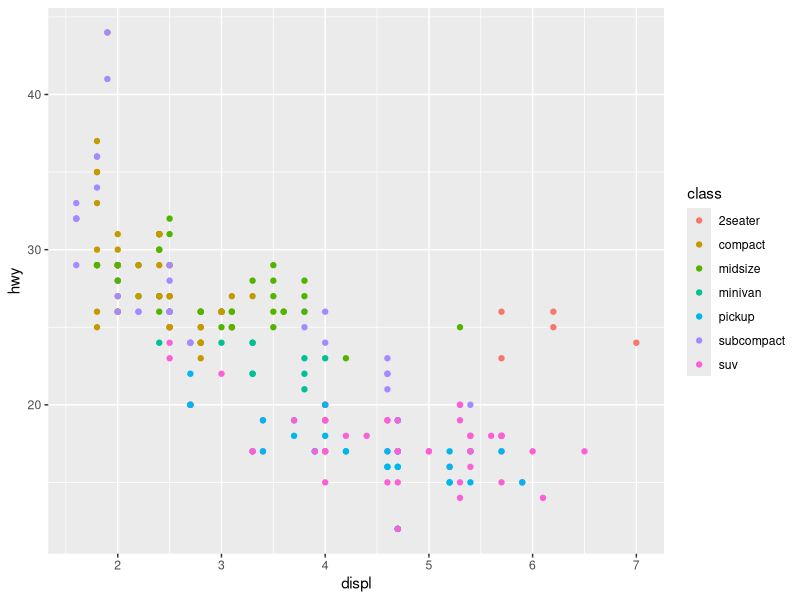
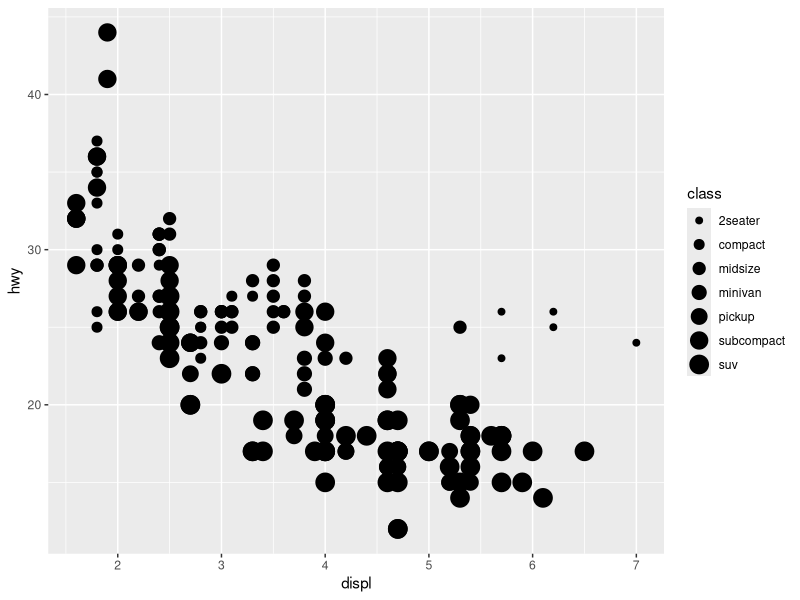
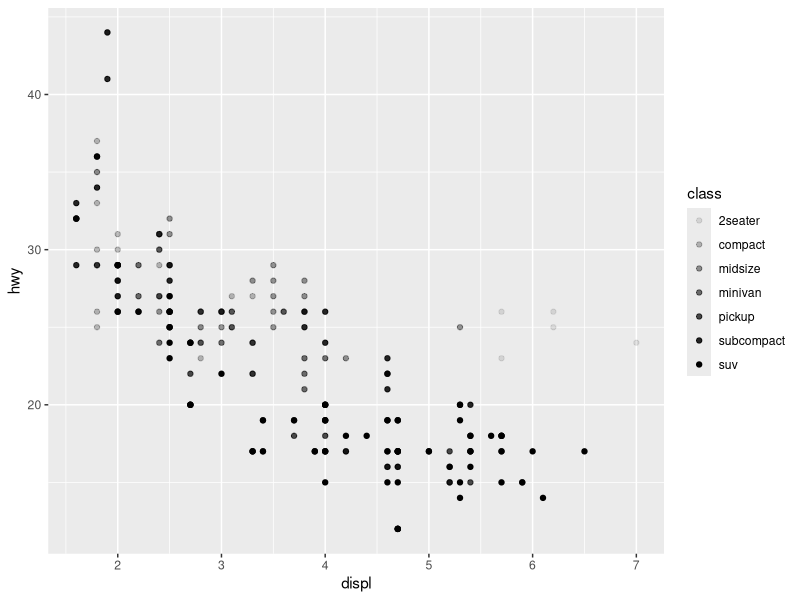
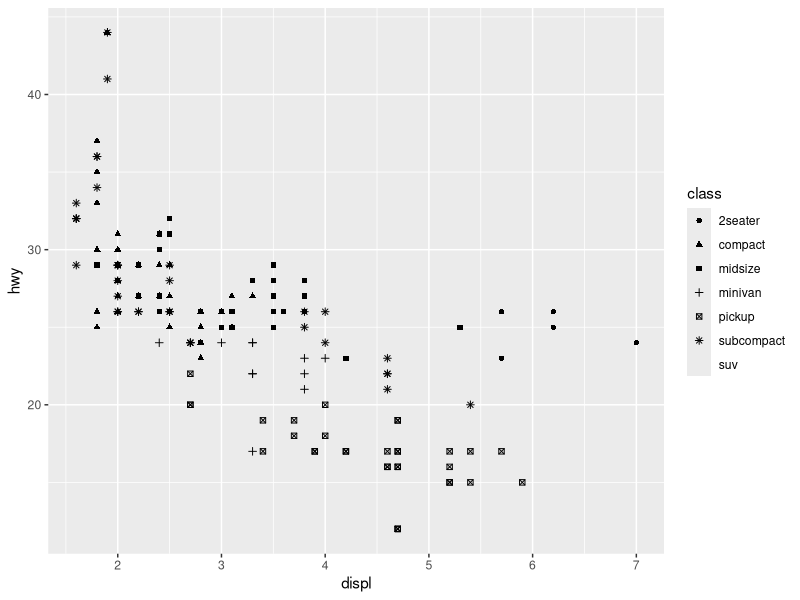
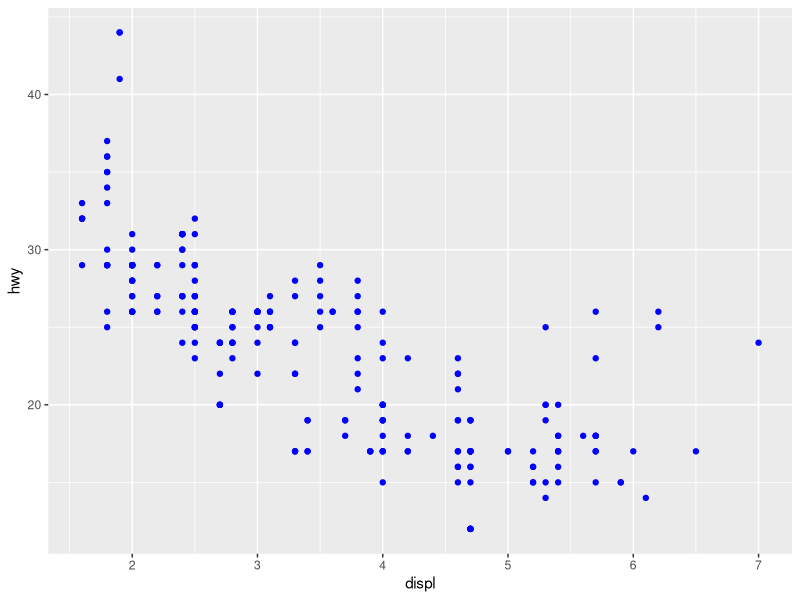
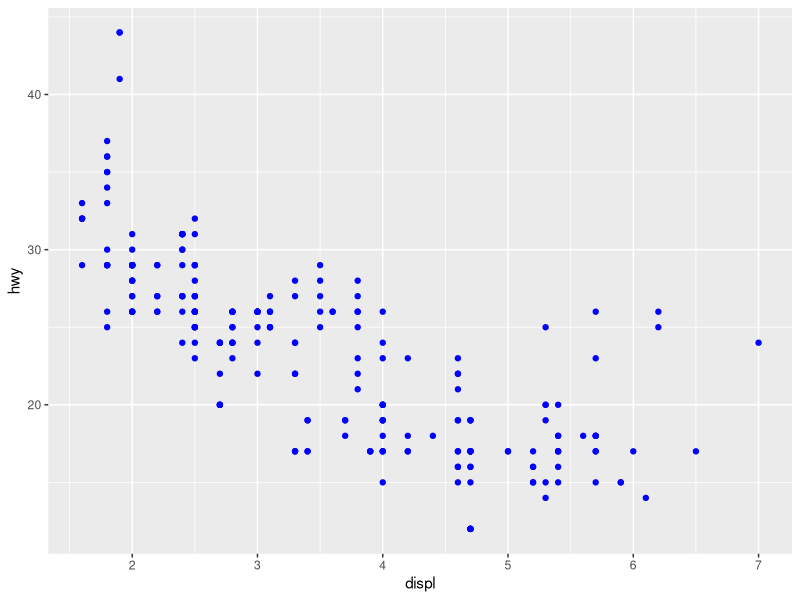
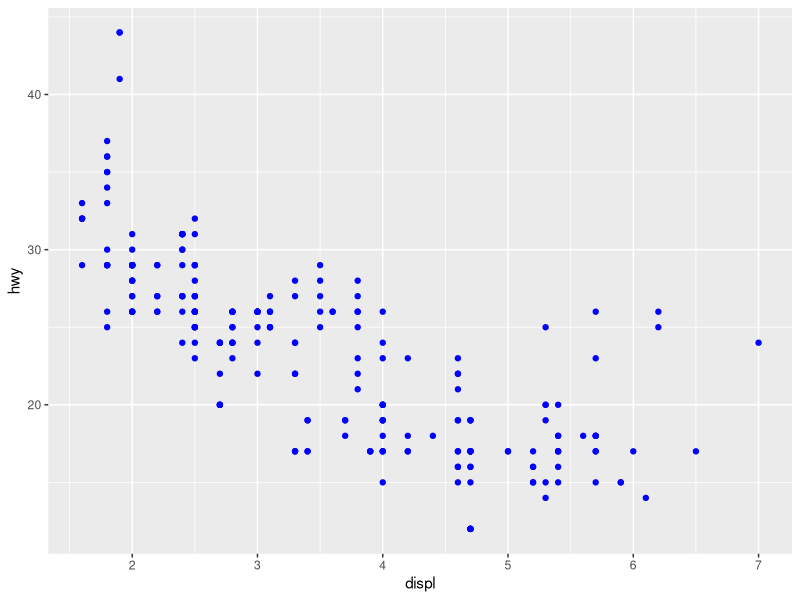

Generate these figures, in order, with R: (Note: this script raises an error after producing the figures.)
## ---- chunk 1
library(tidyverse)

knitr::opts_chunk$set(fig.height = 3, fig.width = 6)

Sys.setlocale(locale = "Lithuanian")
## ---- chunk 2
 ggplot(data = mpg) + 
    geom_point(mapping = aes(x = displ, y = hwy, color = class)) 
# Legenda pridedama automatiškai
## ---- chunk 3
ggplot(data = mpg) + 
     geom_point(mapping = aes(x = displ, y = hwy, size = class)) 
## ---- chunk 4
# alpha – permatomumo skalė
ggplot(data = mpg) + 
    geom_point(mapping = aes(x = displ, y = hwy, alpha = class)) 
# alpha - permatomumas
## ---- chunk 5
# shape – formų skalė
 ggplot(data = mpg) +
   geom_point(mapping = aes(x = displ, y = hwy, shape = class)) 
# Braižoma iki 6 formų tik 
## ---- chunk 6
ggplot(data = mpg) + 
     geom_point(mapping = aes(x = displ, y = hwy), color = "blue") 
# color išimame iš funkcijos, nuspalvimai visi taškai 
## ---- chunk 7
ggplot(data = mpg) + 
  geom_point(mapping = aes(x = displ, y = hwy), color = "blue")
# blue iskelti uz skliausteliu
## ---- chunk 8
?mpg
# manufacturer - kategorinis
# model - kategorinis
# displacement - kiekybinis tolydusis
# year - kiekybinis dikretusis
# number of cylinders - kiekybinis diskretusis
## ---- chunk 9
ggplot(data = mpg) + 
  geom_point(mapping = aes(x = displ, y = hwy), color = "blue")

#ggplot(data = mpg) + 
  #geom_point(mapping = aes(x = displ, y = cty), size = "hwy")

ggplot(data = mpg) + 
  geom_point(mapping = aes(x = displ, y = hwy), shape = "year")

## ---- chunk 10
ggplot(data = mpg) + 
  geom_point(mapping = aes(x = class, y = hwy), color = "blue")

ggplot(data = mpg) + 
 geom_point(mapping = aes(x = class, y = cty), shape = "fl")

ggplot(data = mpg) + 
 geom_point(mapping = aes(x = class, y = trans), size = "cty")
## ---- chunk 11
ggplot(data = mpg) + 
 geom_point(mapping = aes(x = displ, y = cty), stroke = 4)
# Naudotis help butinai. Stroke - taškų dydis


## ---- chunk 12
# Kelios skalės sudedamos į dvi legendas
ggplot(data = mpg) + 
  geom_point(mapping = aes(x = displ, y = hwy), color = "blue") +
 geom_point(mapping = aes(x = cyl, y = hwy), shape = "year")

## ---- chunk 13
# Sudedama į vieną legendą
ggplot(data = mpg) + 
  geom_point(mapping = aes(x = displ, y = hwy), color = "blue", shape = "year")
## ---- chunk 14
# Galima rašyti. 
#ggplot(data = mpg) + 
  #geom_point(mapping = aes(color = as.factor(displ))

## ---- chunk 15
ggplot(data = mpg) + 
  geom_point(mapping = aes(x = displ, y = hwy), color = "green")

## ---- chunk 16
ggplot(data = mpg) + 
  geom_point(mapping = aes(x = displ, y = hwy), color = 7)

## ---- chunk 17
ggplot(data = mpg) + 
  geom_point(mapping = aes(x = displ, y = hwy), color = 4)

## ---- chunk 18
ggplot(data = mpg) + 
  geom_point(mapping = aes(x = displ, y = hwy), color = "#8B008B")

